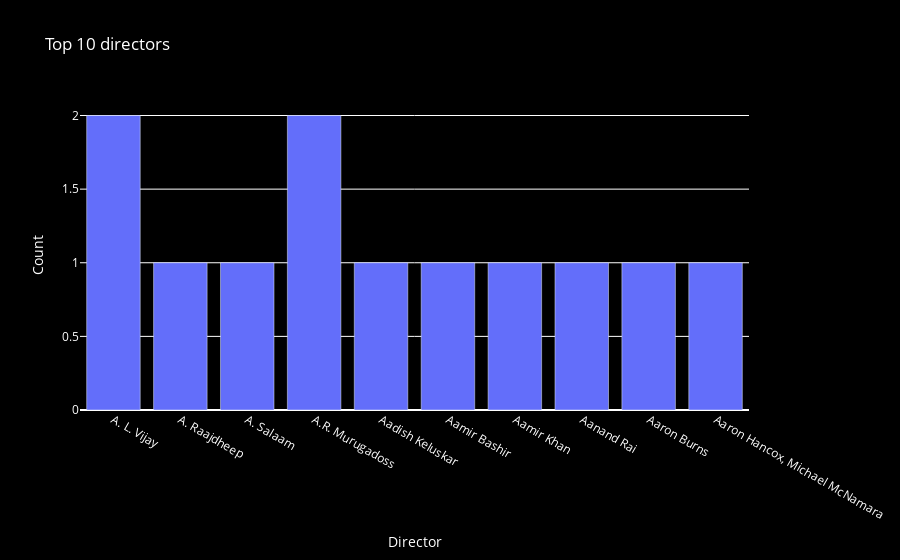

Here is the notebook cell this chart was saved with:
### Code cell
# create a bar plot show the top director 

fig = px.bar(grouped_data.head(10), x='director', y='count',
                title="Top 10 directors",
                labels={'director': "Director", 'count': "Count"},
                color_discrete_map={'United States': 'blue', 'India': 'green'})
fig.update_layout(
        plot_bgcolor='rgba(0,0,0,0)', 
        paper_bgcolor='black',         
        font=dict(color='white')       
    )
fig.show()

### Figure 1 — Plotly figure (JSON) as saved in the notebook; plotly's stock layout.template omitted (floating-point values rounded to 4 significant figures)
{"data": [{"alignmentgroup": "True", "hovertemplate": "Director=%{x}<br>Count=%{y}<extra></extra>", "legendgroup": "", "marker": {"color": "#636efa", "pattern": {"shape": ""}}, "name": "", "offsetgroup": "", "orientation": "v", "showlegend": false, "textposition": "auto", "type": "bar", "x": ["A. L. Vijay", "A. Raajdheep", "A. Salaam", "A.R. Murugadoss", "Aadish Keluskar", "Aamir Bashir", "Aamir Khan", "Aanand Rai", "Aaron Burns", "Aaron Hancox, Michael McNamara"], "xaxis": "x", "y": [2, 1, 1, 2, 1, 1, 1, 1, 1, 1], "yaxis": "y"}], "layout": {"barmode": "relative", "font": {"color": "white"}, "legend": {"tracegroupgap": 0}, "paper_bgcolor": "black", "plot_bgcolor": "rgba(0,0,0,0)", "title": {"text": "Top 10 directors"}, "xaxis": {"anchor": "y", "domain": [0, 1], "title": {"text": "Director"}}, "yaxis": {"anchor": "x", "domain": [0, 1], "title": {"text": "Count"}}}}
